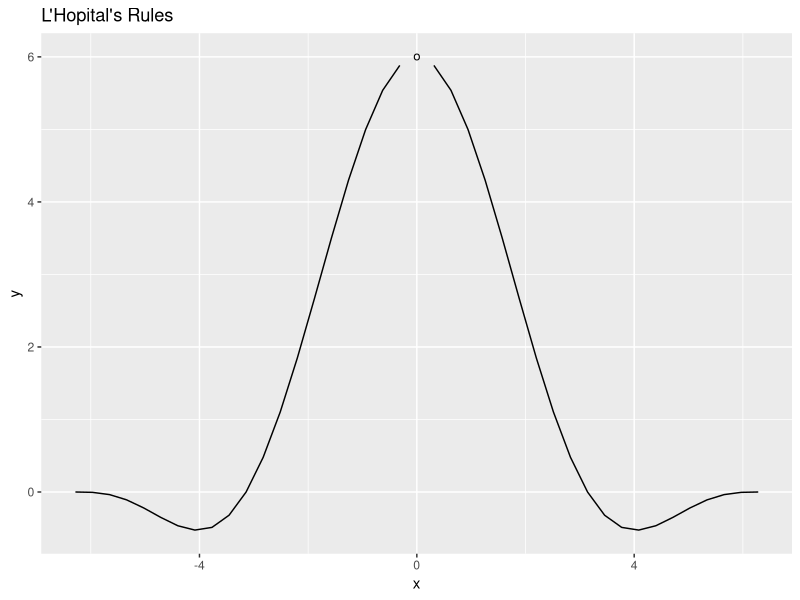

Recreate this plot in R.
library(ggplot2)

# The limit of sin(x) / x @ x = 0 is undefined because 0/0 is undefined
# But it is there accordingly to this Hopital guy

x <- seq(-2*pi, 2*pi, pi/10)
f1 <- list()
f1 <- c(f1, function(x) 2 * sin(x) - sin(2*x))
f1 <- c(f1, function(x) 4 * x^2 - 5*x)
f1 <- c(f1, function(x) sin(x) ^ (1 / log(x)))
f1 <- c(f1, function(x) sin(x) ^ 2 - cos(x) - 1)
f1 <- c(f1, function(x) sqrt(x - 1) - log(x))
f1 <- c(f1, function(x) sqrt(x^2 - 1))
f1 <- c(f1, function(x) (1 - 2 / x) ^ x)
f1 <- c(f1, function(x) sqrt(4 + x) - sqrt(4 - x/2))

f2 <- list()
f2 <- c(f2, function(x) x - sin(x))
f2 <- c(f2, function(x) 1 - 3*x^2)
f2 <- c(f2, function(x) 1)
f2 <- c(f2, function(x) x - pi/2)
f2 <- c(f2, function(x) log(x) * sqrt(x - 1))
f2 <- c(f2, function(x) x)
f2 <- c(f2, function(x) 1)
f2 <- c(f2, function(x) x)

i <- 1
y <- f1[[i]](x) / f2[[i]](x)

df <- data.frame(x, y)
ggplot(df, aes(x, y)) +
    geom_line() +
    geom_point(data = data.frame(x = 0, y = 6), shape="o", size=3) +
    ggtitle("L'Hopital's Rules")
